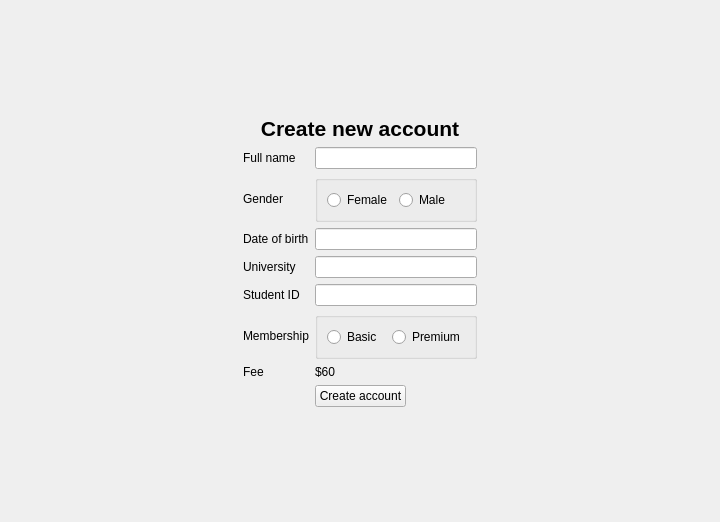
<?xml version="1.0" encoding="UTF-8"?>
<ui version="4.0">
 <class>SignUpWindow</class>
 <widget class="QMainWindow" name="SignUpWindow">
  <property name="geometry">
   <rect>
    <x>0</x>
    <y>0</y>
    <width>720</width>
    <height>522</height>
   </rect>
  </property>
  <property name="windowTitle">
   <string>MainWindow</string>
  </property>
  <widget class="QWidget" name="centralwidget">
   <layout class="QGridLayout" name="gridLayout_2">
    <item row="0" column="1">
     <spacer name="verticalSpacer_2">
      <property name="orientation">
       <enum>Qt::Vertical</enum>
      </property>
      <property name="sizeHint" stdset="0">
       <size>
        <width>20</width>
        <height>55</height>
       </size>
      </property>
     </spacer>
    </item>
    <item row="1" column="1">
     <widget class="QLabel" name="label_6">
      <property name="font">
       <font>
        <pointsize>16</pointsize>
        <bold>true</bold>
       </font>
      </property>
      <property name="text">
       <string>Create new account</string>
      </property>
      <property name="alignment">
       <set>Qt::AlignCenter</set>
      </property>
     </widget>
    </item>
    <item row="2" column="0">
     <spacer name="horizontalSpacer_3">
      <property name="orientation">
       <enum>Qt::Horizontal</enum>
      </property>
      <property name="sizeHint" stdset="0">
       <size>
        <width>199</width>
        <height>20</height>
       </size>
      </property>
     </spacer>
    </item>
    <item row="2" column="1">
     <layout class="QGridLayout" name="gridLayout">
      <item row="0" column="0">
       <widget class="QLabel" name="label">
        <property name="text">
         <string>Full name</string>
        </property>
       </widget>
      </item>
      <item row="0" column="1">
       <widget class="QLineEdit" name="txtName"/>
      </item>
      <item row="1" column="0">
       <widget class="QLabel" name="label_5">
        <property name="text">
         <string>Gender</string>
        </property>
       </widget>
      </item>
      <item row="1" column="1">
       <widget class="QGroupBox" name="groupBox">
        <property name="title">
         <string/>
        </property>
        <layout class="QHBoxLayout" name="horizontalLayout_5">
         <item>
          <widget class="QRadioButton" name="rdbFemale">
           <property name="text">
            <string>Female</string>
           </property>
          </widget>
         </item>
         <item>
          <widget class="QRadioButton" name="rdbMale">
           <property name="text">
            <string>Male</string>
           </property>
          </widget>
         </item>
        </layout>
       </widget>
      </item>
      <item row="2" column="0">
       <widget class="QLabel" name="label_2">
        <property name="text">
         <string>Date of birth</string>
        </property>
       </widget>
      </item>
      <item row="2" column="1">
       <widget class="QLineEdit" name="txtDateOfBirth"/>
      </item>
      <item row="3" column="0">
       <widget class="QLabel" name="label_3">
        <property name="text">
         <string>University</string>
        </property>
       </widget>
      </item>
      <item row="3" column="1">
       <widget class="QLineEdit" name="txtUni"/>
      </item>
      <item row="4" column="0">
       <widget class="QLabel" name="label_4">
        <property name="text">
         <string>Student ID</string>
        </property>
       </widget>
      </item>
      <item row="4" column="1">
       <widget class="QLineEdit" name="txtSID"/>
      </item>
      <item row="5" column="0">
       <widget class="QLabel" name="label_7">
        <property name="text">
         <string>Membership</string>
        </property>
       </widget>
      </item>
      <item row="5" column="1">
       <widget class="QGroupBox" name="groupBox_2">
        <property name="title">
         <string/>
        </property>
        <layout class="QHBoxLayout" name="horizontalLayout">
         <item>
          <widget class="QRadioButton" name="rdbBasic">
           <property name="text">
            <string>Basic</string>
           </property>
          </widget>
         </item>
         <item>
          <widget class="QRadioButton" name="rdbPremium">
           <property name="text">
            <string>Premium</string>
           </property>
          </widget>
         </item>
        </layout>
       </widget>
      </item>
      <item row="6" column="0">
       <widget class="QLabel" name="label_8">
        <property name="text">
         <string>Fee</string>
        </property>
       </widget>
      </item>
      <item row="6" column="1">
       <widget class="QLabel" name="lblFee">
        <property name="text">
         <string>$60</string>
        </property>
       </widget>
      </item>
     </layout>
    </item>
    <item row="2" column="2">
     <spacer name="horizontalSpacer_4">
      <property name="orientation">
       <enum>Qt::Horizontal</enum>
      </property>
      <property name="sizeHint" stdset="0">
       <size>
        <width>199</width>
        <height>20</height>
       </size>
      </property>
     </spacer>
    </item>
    <item row="3" column="1">
     <layout class="QHBoxLayout" name="horizontalLayout_3">
      <item>
       <spacer name="horizontalSpacer">
        <property name="orientation">
         <enum>Qt::Horizontal</enum>
        </property>
        <property name="sizeHint" stdset="0">
         <size>
          <width>40</width>
          <height>20</height>
         </size>
        </property>
       </spacer>
      </item>
      <item>
       <widget class="QPushButton" name="btnCreate">
        <property name="text">
         <string>Create account</string>
        </property>
       </widget>
      </item>
      <item>
       <spacer name="horizontalSpacer_2">
        <property name="orientation">
         <enum>Qt::Horizontal</enum>
        </property>
        <property name="sizeHint" stdset="0">
         <size>
          <width>40</width>
          <height>20</height>
         </size>
        </property>
       </spacer>
      </item>
     </layout>
    </item>
    <item row="4" column="1">
     <spacer name="verticalSpacer">
      <property name="orientation">
       <enum>Qt::Vertical</enum>
      </property>
      <property name="sizeHint" stdset="0">
       <size>
        <width>20</width>
        <height>54</height>
       </size>
      </property>
     </spacer>
    </item>
   </layout>
  </widget>
 </widget>
 <resources/>
 <connections/>
</ui>
